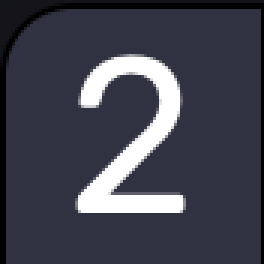
#> input picture images/2/00.png, 88 x 88 px (shown 3 times larger); its folder holds 3 pictures in this run
$ python generate_baseline.py   (older library calls are emulated)
#> lines starting #> are read from the running program, lines starting #| are printed output that depends on the picture
import os

import numpy as np
from PIL import Image

# Take an average of each number to use as our baseline
# https://stackoverflow.com/a/30877800/10696164
for directory in os.listdir('.'):
    # Skip scripts
    if directory.endswith('.py'):
        continue

    # Open all the images for this number
    image_list = [
        Image.open(f'{directory}/{image}') for image in os.listdir(directory)
        if not image.startswith('average')
    ]
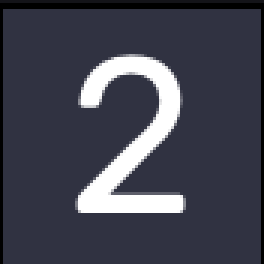
#> input picture images/2/01.png, 88 x 88 px (shown 3 times larger)
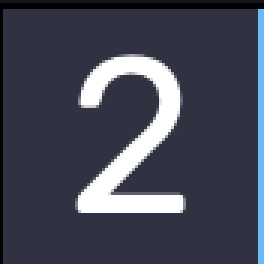
#> input picture images/2/02.png, 88 x 88 px (shown 3 times larger)
#> image_list = 3 items

    # Create array to store final output
    num_images = len(image_list)
#> num_images = 3
    width, height = image_list[0].size
#> width = 88; height = 88
    array = np.zeros((height, width, 4), dtype=np.float)

    # Build up our output
    avg = image_list[0]
#> avg is the input picture: PIL image 88x88 RGBA; mean R, G, B, A 65.6, 67.3, 79.7, 255
    for i, image in enumerate(image_list[1:]):
        avg = Image.blend(avg, image, 1.0 / float(i + 1))
#> this loop made 2 passes

    avg.save(f'{directory}/average.png')

print('done')
